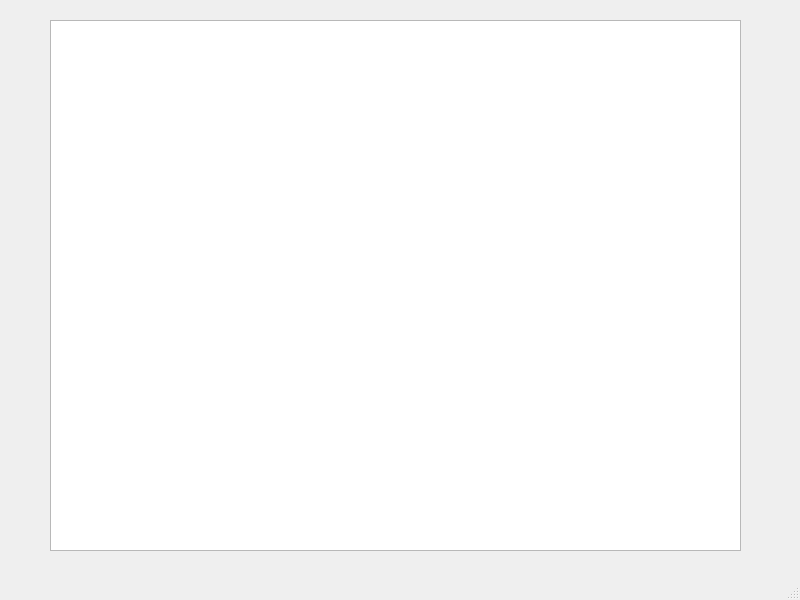
<?xml version="1.0" encoding="UTF-8"?>
<ui version="4.0">
 <class>MainWindow</class>
 <widget class="QMainWindow" name="MainWindow">
  <property name="geometry">
   <rect>
    <x>0</x>
    <y>0</y>
    <width>800</width>
    <height>600</height>
   </rect>
  </property>
  <property name="windowTitle">
   <string>MainWindow</string>
  </property>
  <widget class="QWidget" name="centralwidget">
   <widget class="QTableView" name="tableView">
    <property name="geometry">
     <rect>
      <x>50</x>
      <y>20</y>
      <width>691</width>
      <height>531</height>
     </rect>
    </property>
   </widget>
  </widget>
  <widget class="QMenuBar" name="menubar">
   <property name="geometry">
    <rect>
     <x>0</x>
     <y>0</y>
     <width>800</width>
     <height>22</height>
    </rect>
   </property>
  </widget>
  <widget class="QStatusBar" name="statusbar"/>
 </widget>
 <resources/>
 <connections/>
</ui>
